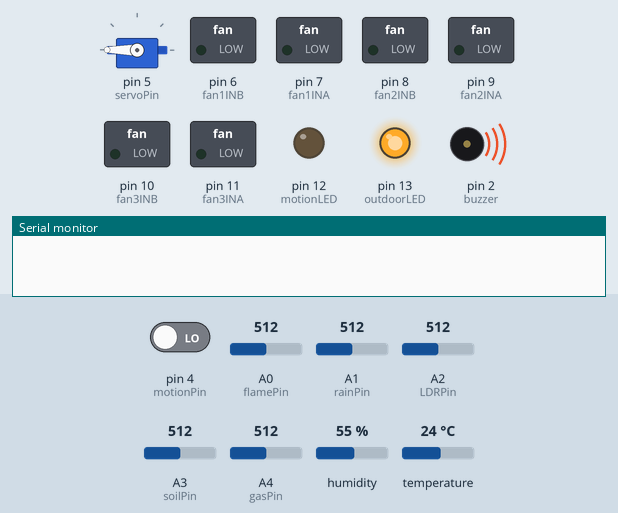
Recording of a sketch running on a simulated Arduino Uno, built with avr-gcc and run on an emulated ATmega328P. Shown: servo, switched loads named in the sketch (green lamp = pin HIGH), output pins drawn as LEDs (lit = HIGH), buzzer (waves = sounding), the last lines printed to the serial monitor. The test bench sets the inputs (shaded band); at power-on: A4 (gasPin) = 512, A2 (LDRPin) = 512, A0 (flamePin) = 512, pin 4 (motionPin) LOW, A1 (rainPin) = 512, A3 (soilPin) = 512, humidity 55 %, temperature 24 °C.

Above: at 1.8 s.
1.9 s: A4 (gasPin) set to 252
6.5 s: A4 (gasPin) set to 226
At 8.2 s:
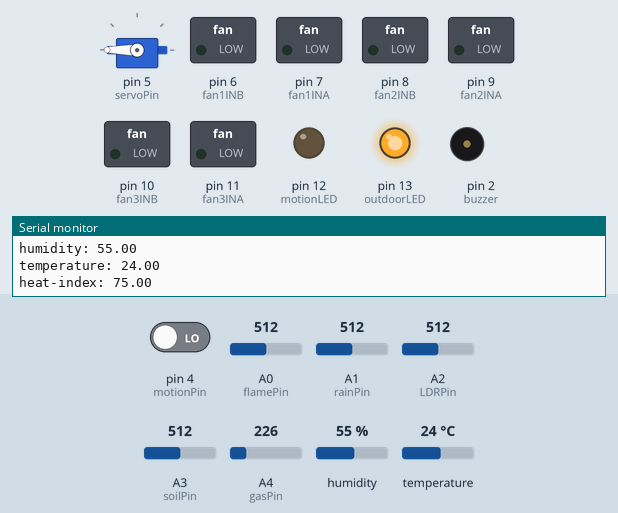
8.5 s: A2 (LDRPin) set to 487
At 9.5 s:
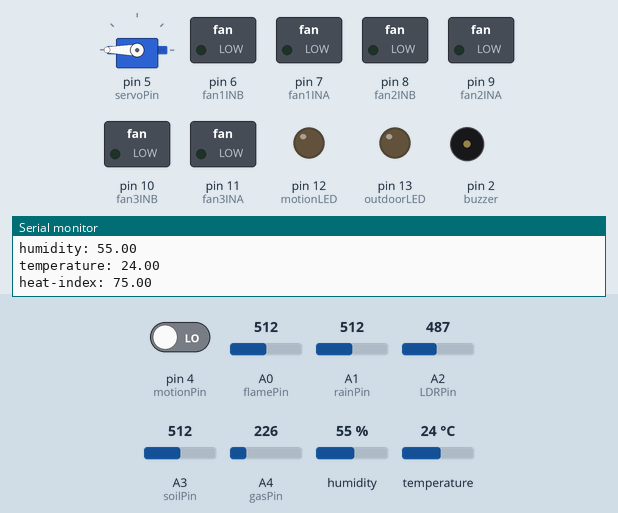
10.0 s: A0 (flamePin) set to 90
At 12.5 s:
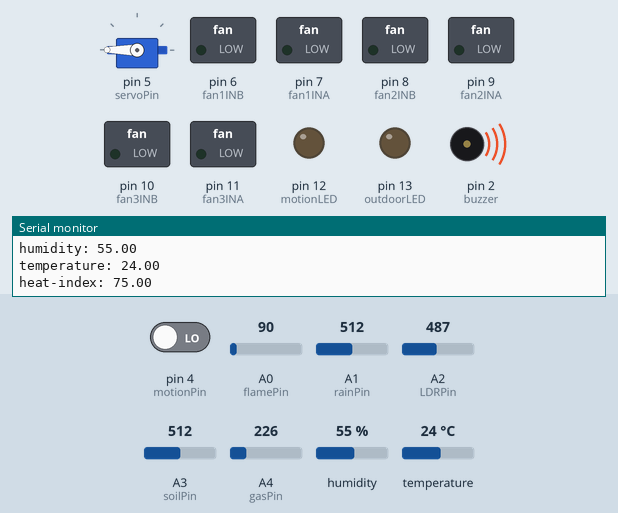
Timing chart, 0 to 16.5 s (numbered marks = the images above; inputs shaded):
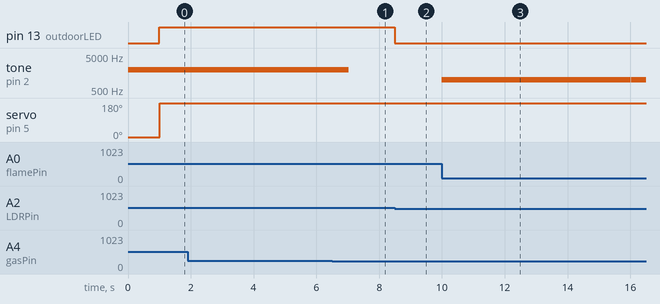

Measured:
- the behaviour switches between 241 and 240 on A4 (gasPin) (found by bisection; images 0 and 1)
- the behaviour switches between 501 and 500 on A2 (LDRPin) (found by bisection; images 1 and 2)
- after the input at 6.5 s, tone on pin 2 (buzzer): 2000 Hz → silent after 0.53 s
- after the input at 8.5 s, pin 13 (outdoorLED): HIGH → LOW at once
- after the input at 10.0 s, tone on pin 2 (buzzer): silent → 1000 Hz at once, → silent 6.0 s later, → 1000 Hz 0.01 s later

The sketch:

sensors.ino
```cpp
#include <Wire.h>
#include <Servo.h>
#include <DHT.h>

#define flamePin A0
#define rainPin A1
#define LDRPin A2
#define soilPin A3
#define gasPin A4

#define buzzer 2
#define DHTPIN 3
#define motionPin 4
#define servoPin 5 //window
#define fan1INA 7 //living-room
#define fan1INB 6 //living-room
#define fan2INA 9 //kitchen
#define fan2INB 8 //kitchen
#define fan3INA 11 //bedroom
#define fan3INB 10 //bedroom
#define motionLED 12
#define outdoorLED 13

#define DHTTYPE DHT22

volatile int soilMoisture = 0;
volatile int gasSensor = 0;
volatile int rainSensor = 0;
volatile int flameSensor = 0;

unsigned long previousMillis = 0;
const long interval = 5000;

Servo myservo;
DHT dht(DHTPIN, DHTTYPE);

void setup() {
  Serial.begin(115200);
  Serial.setTimeout(1);
  dht.begin();

  myservo.attach(servoPin);
  myservo.write(0);

  pinMode(buzzer, OUTPUT);
  pinMode(gasPin, INPUT);
  pinMode(rainPin, INPUT);
  pinMode(soilPin, INPUT);
  pinMode(LDRPin, INPUT);
  pinMode(flamePin, INPUT);
  pinMode(motionLED, OUTPUT);
  pinMode(outdoorLED, OUTPUT);
  pinMode(fan1INA, OUTPUT);
  pinMode(fan1INB, OUTPUT);
  pinMode(fan2INA, OUTPUT);
  pinMode(fan2INB, OUTPUT);
  pinMode(fan3INA, OUTPUT);
  pinMode(fan3INB, OUTPUT);

  digitalWrite(fan1INA, LOW);
  digitalWrite(fan1INB, LOW);
  digitalWrite(fan2INA, LOW);
  digitalWrite(fan2INB, LOW);
  digitalWrite(fan3INA, LOW);
  digitalWrite(fan3INB, LOW);

}

void loop() {
  flameDetection();
  gasDetection();
  rainDetection();
  LDRModuleLED();
  PIRMotion();
  printingSensor();


  if (Serial.available()) {
    String incomingData = Serial.readStringUntil('\n');
    incomingData.trim();
    incomingData.toUpperCase();

    if (incomingData[0] == 'W') {
      controlWindow(incomingData.substring(1));
    }
    if (incomingData.startsWith("F")) {
      if (incomingData.startsWith("FBR")) {
        controlFan3(incomingData.substring(3));
      } else if (incomingData.startsWith("FK")) {
        controlFan2(incomingData.substring(2));
      } else if (incomingData.startsWith("FL")) {
        controlFan1(incomingData.substring(2));
      }
    }
  }

}

void controlWindow(String switchStatus) {
  Serial.println("Window-status: " + switchStatus);
  if (switchStatus == "HIGH") {
    myservo.write(0);

  }
  else if (switchStatus == "LOW") {
    myservo.write(180);
  }
  Serial.flush();
}

void LDRModuleLED() {
  int lightValue = analogRead(LDRPin);
  if (lightValue <= 500) {
    digitalWrite (outdoorLED, LOW);
  }
  else {
    digitalWrite (outdoorLED, HIGH);
  }
}


void controlFan1(String fan1Status) {
  Serial.println("fan(LR)-status: " + fan1Status);
  if (fan1Status == "HIGH") {
    analogWrite(fan1INA, 255);
    digitalWrite(fan1INB, LOW);
  }
  else if (fan1Status == "LOW") {
    digitalWrite(fan1INA, LOW);
    digitalWrite(fan1INB, LOW);
  }
  Serial.flush();
}


void controlFan2(String fan2Status) {
  Serial.println("fan(K)-status: " + fan2Status);
  if (fan2Status == "HIGH") {
    analogWrite(fan2INA, 255);
    digitalWrite(fan2INB, LOW);
  }
  else if (fan2Status == "LOW") {
    digitalWrite(fan2INA, LOW);
    digitalWrite(fan2INB, LOW);
  }
  Serial.flush();
}

void controlFan3(String fan3Status) {
  Serial.println("fan(BR)-status: " + fan3Status);
  if (fan3Status == "HIGH") {
    analogWrite(fan3INA, 255);
    digitalWrite(fan3INB, LOW);
  }
  else if (fan3Status == "LOW") {
    digitalWrite(fan3INA, LOW);
    digitalWrite(fan3INB, LOW);
  }
  Serial.flush();
}

int readSoilHumiditySensor() {
  soilMoisture = analogRead(soilPin);
  int soilPercentage = map(soilMoisture, 0, 1023, 0, 100);
  return soilPercentage;
}

int readGasSensor() {
  gasSensor = analogRead(gasPin);
  return gasSensor;
}

int readRainSensor() {
  rainSensor = analogRead(rainPin);
  return rainSensor;
}

int readFlameSensor() {
  flameSensor = analogRead(flamePin);
  return flameSensor;
}

int flameDetection() {
  readFlameSensor();
  const unsigned long toneDuration = 30000;  // 30 seconds

  if (flameSensor < 100) {
    tone(buzzer, 1000, toneDuration);
    delay(1000);
  } else {
    noTone(buzzer);
  }
}

int gasDetection() {
  readGasSensor();
  const unsigned long toneDuration = 30000;  // 30 seconds

  if (gasSensor > 240) {
    tone(buzzer, 2000, toneDuration);
    delay(1000);
  } else {
    noTone(buzzer);
  }
}

int rainDetection() {
  readRainSensor();
  const unsigned long toneDuration = 30000;  // 30 seconds

  if (rainSensor >= 100) {
    myservo.write(180);
  }
}

int printingSensor() {
  unsigned long currentMillis = millis();
  float h = dht.readHumidity();
  float t = dht.readTemperature();
  float f = dht.readTemperature(true);
  float hif = dht.computeHeatIndex(f, h);

  if (currentMillis - previousMillis >= interval) {
    previousMillis = currentMillis;

    soilMoisture = readSoilHumiditySensor();
    gasSensor = readGasSensor();
    rainSensor = readRainSensor();
    flameSensor = readFlameSensor();

    Serial.print("soil: ");
    Serial.println(soilMoisture);

    Serial.print("rain: ");
    Serial.println(rainSensor);

    Serial.print("gas: ");
    Serial.println(gasSensor);

    Serial.print("flame: ");
    Serial.println(flameSensor);

    Serial.print(F("humidity: "));
    Serial.println(h);
    Serial.print(F("temperature: "));
    Serial.println(t);
    Serial.print(F("heat-index: "));
    Serial.println(hif);

  }
}

void PIRMotion() {
  int motion_detected = digitalRead(motionPin);
  if (motion_detected == HIGH) {
    digitalWrite(motionLED, HIGH);
  }
  else  {
    digitalWrite(motionLED, LOW);
  }
}
```
